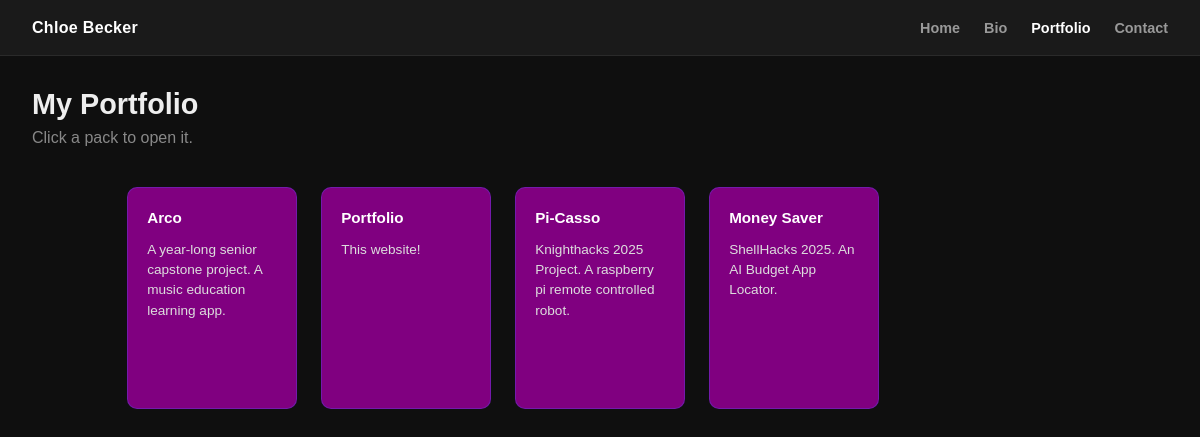
/portfolio.php, run on an earlier commit of the app's database.
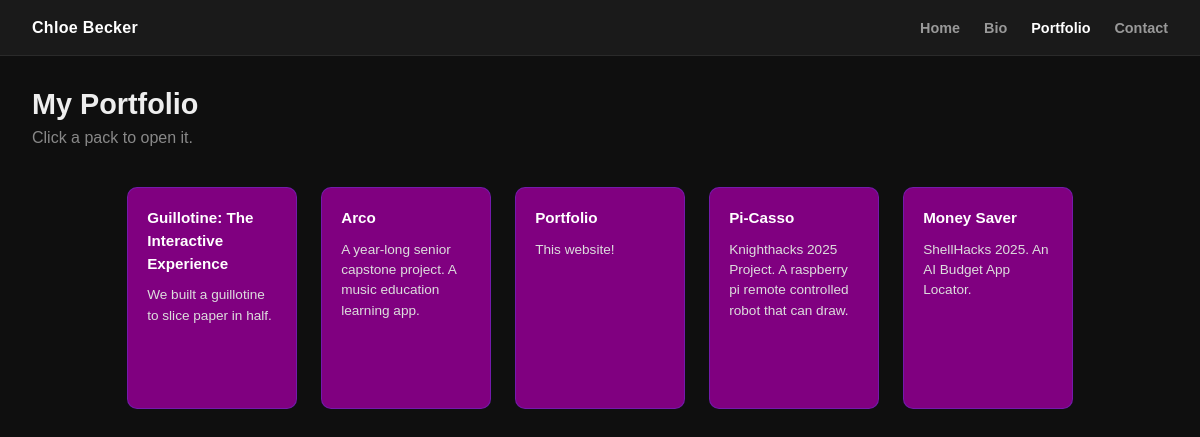
And on a later commit of the database.
### tables this page shows
CREATE TABLE projects (
        id             INTEGER PRIMARY KEY AUTOINCREMENT,
        github_id      INTEGER UNIQUE,
        name           TEXT NOT NULL,
        description    TEXT,
        custom_description TEXT,
        homepage       TEXT,
        language       TEXT,
        topics         TEXT,
        stars          INTEGER DEFAULT 0,
        forks          INTEGER DEFAULT 0,
        html_url       TEXT,
        is_fork        INTEGER DEFAULT 0,
        visible        INTEGER DEFAULT 1,
        sort_order     INTEGER DEFAULT 0,
        created_at     TEXT,
        updated_at     TEXT,
        synced_at      TEXT
    , card_count INTEGER DEFAULT 0, custom_name TEXT, is_current INTEGER DEFAULT 0);

### portfolio.php (the view, shortened to what this page needs)
<!DOCTYPE html>
<html lang="en">
<head>
    <link rel="stylesheet" href="./css/style.css">
</head>
<body>
    <?php require 'header.php'; ?>
    <h1>My Portfolio</h1>
    <p>Click a pack to open it.</p>
    <?php
    $db = get_db();
    $projects = $db->query("SELECT * FROM projects WHERE visible = 1 ORDER BY sort_order ASC, name ASC")->fetchAll(PDO::FETCH_ASSOC);
    $pack_data = [];
    if ($projects) {
        $ids = array_column($projects, 'id');
        $placeholders = implode(',', array_fill(0, count($ids), '?'));
        $stmt = $db->prepare("SELECT * FROM cards WHERE project_id IN ($placeholders) ORDER BY sort_order ASC, id ASC");
        $stmt->execute($ids);
        foreach ($stmt->fetchAll(PDO::FETCH_ASSOC) as $card) {
            $pack_data[$card['project_id']][] = $card;
        }
    }
    if ($projects):
    ?>
    <div class="packs" data-opened="<?= htmlspecialchars(json_encode(array_map('strval', $_SESSION['opened_packs'] ?? [])), ENT_QUOTES) ?>">
        <?php foreach ($projects as $p):
            $display_name = !empty($p['custom_name']) ? $p['custom_name'] : $p['name'];
            $desc = !empty($p['custom_description']) ? $p['custom_description'] : $p['description'];
        ?>
        <div class="pack" data-project-id="<?= $p['id'] ?>" data-cards="<?= htmlspecialchars(json_encode($pack_data[$p['id']] ?? []), ENT_QUOTES) ?>">
            <div class="pack-inner">
                <h2><?= htmlspecialchars($display_name) ?></h2>
                <?php if (!empty($desc)): ?>
                <p class="pack-desc"><?= htmlspecialchars($desc) ?></p>
                <?php endif; ?>
            </div>
        </div>
        <?php endforeach; ?>
    </div>
    <?php else: ?>
    <p>No projects to show yet. <a href="https://github.com/FluffinPuffin" target="_blank" rel="noopener noreferrer">View on GitHub</a></p>
    <?php endif; ?>
</body>
</html>

### header.php
<?php $current_page = basename($_SERVER['PHP_SELF']); ?>
<header class="site-header">
    <a class="site-title" href="index.php">Chloe Becker</a>
    <nav>
        <ul>
            <li><a href="index.php" <?= $current_page === 'index.php' ? 'class="active"' : '' ?>>Home</a></li>
            <li><a href="bio.php" <?= $current_page === 'bio.php' ? 'class="active"' : '' ?>>Bio</a></li>
            <li><a href="portfolio.php" <?= $current_page === 'portfolio.php' ? 'class="active"' : '' ?>>Portfolio</a></li>
            <li><a href="contact.php" <?= $current_page === 'contact.php' ? 'class="active"' : '' ?>>Contact</a></li>
        </ul>
    </nav>
</header>

### css/style.css (style rules this page uses)
* { box-sizing: border-box; margin: 0; padding: 0; }
body { font-family: sans-serif; background: #0f0f0f; color: #eee; min-height: 100vh; }
a { color: #aaa; }
.site-header { display: flex; align-items: center; justify-content: space-between; padding: 0 2rem; background: #1a1a1a; border-bottom: 1px solid #2a2a2a; height: 56px; position: sticky; top: 0; z-index: 10; }
.site-title { font-size: 1rem; font-weight: 700; color: #fff; text-decoration: none; letter-spacing: 0.02em; }
nav ul { list-style: none; display: flex; gap: 1.5rem; }
nav ul li a { text-decoration: none; color: #999; font-size: 0.9rem; font-weight: 600; }
nav ul li a.active { color: #fff; }
h1 { padding: 2rem 2rem 0.5rem; font-size: 1.8rem; }
h1+p { padding: 0 2rem 1.5rem; color: #888; }
.packs { display: grid; grid-template-columns: repeat(auto-fill, minmax(150px, 170px)); gap: 1.5rem; padding: 1rem 2rem 3rem; justify-content: center; }
.pack { cursor: pointer; border-radius: 10px; background: #800080; border: 1px solid #5a4fff55; transition: transform 0.15s ease, box-shadow 0.15s ease; user-select: none; overflow: hidden; }
.pack-inner { padding: 1.2rem; display: flex; flex-direction: column; gap: 0.6rem; min-height: 220px; }
.pack-inner h2 { font-size: 0.95rem; font-weight: 700; color: #fff; line-height: 1.5; }
.pack-desc { font-size: 0.85rem; color: #ddd; line-height: 1.5; flex: 1; }

What changed in the data, as far as the page shows it:
added projects: custom_name "Guillotine: The Interactive Experience", custom_description "We built a guillotine to slice paper in half."
changed projects "Pi-Casso": custom_description "Knighthacks 2025 Project. A raspberry pi remote controlled robot." → "Knighthacks 2025 Project. A raspberry pi remote controlled robot that can draw."
